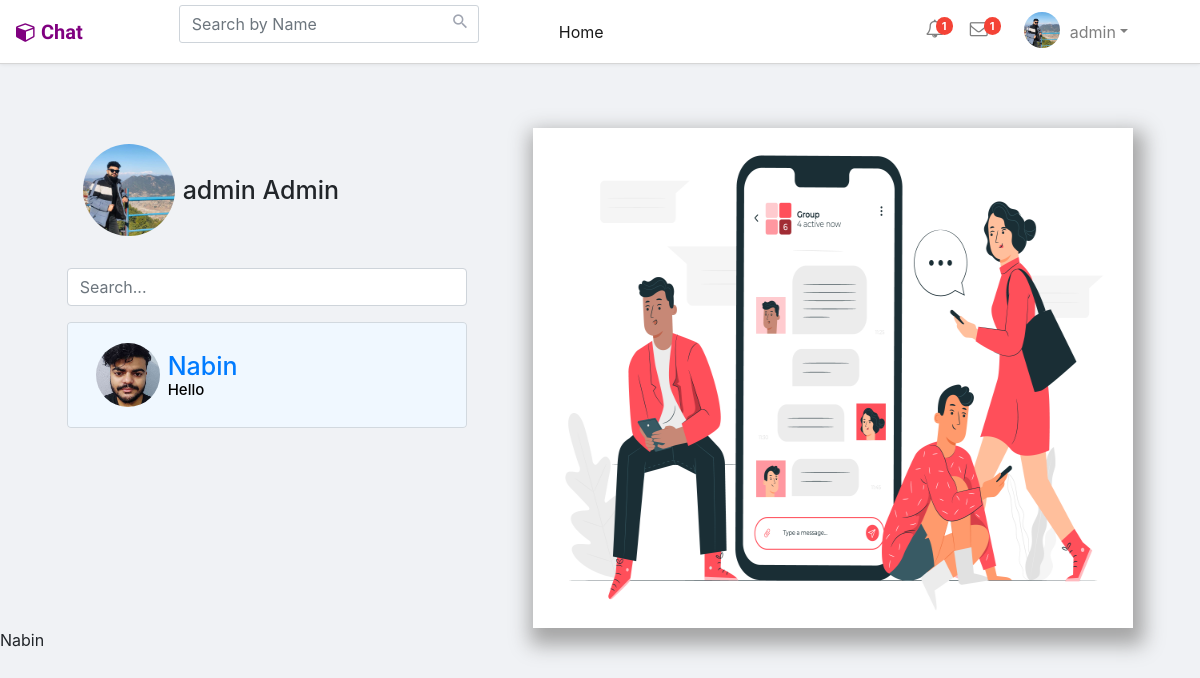
Page /client/final_one.php (signed in) on the earlier database version.
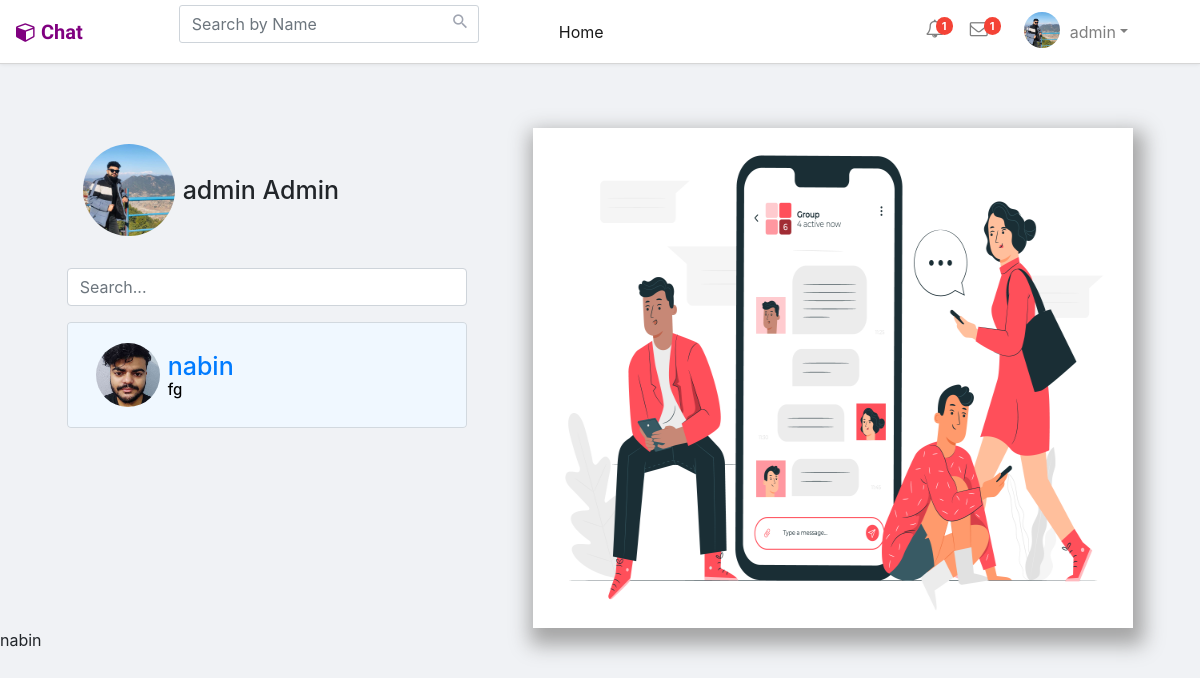
Same page on the later database version.
### tables this page shows
CREATE TABLE `users` (
  `user_id` int(11) NOT NULL,
  `name` varchar(255) NOT NULL,
  `username` varchar(255) NOT NULL,
  `lastname` varchar(200) NOT NULL,
  `gender` varchar(20) NOT NULL,
  `email` varchar(255) NOT NULL,
  `phone` int(11) NOT NULL,
  `password` varchar(1000) NOT NULL,
  `p_p` varchar(255) DEFAULT 'user-default.png',
  `c_p` varchar(255) NOT NULL,
  `last_seen` datetime NOT NULL DEFAULT current_timestamp(),
  `is_blocked` int(11) NOT NULL DEFAULT 0,
  `report` int(10) NOT NULL,
  `verification_code` varchar(255) NOT NULL,
  `verified` int(50) NOT NULL DEFAULT 0,
  `interests` varchar(500) NOT NULL
);

CREATE TABLE `chats` (
  `chat_id` int(11) NOT NULL,
  `from_id` int(11) NOT NULL,
  `to_id` int(11) NOT NULL,
  `message` text NOT NULL,
  `chat_img` varchar(255) NOT NULL,
  `opened` tinyint(1) NOT NULL DEFAULT 0,
  `is_blocked` varchar(1) NOT NULL DEFAULT '0',
  `created_at` datetime NOT NULL DEFAULT current_timestamp()
);

### server/helpers/user.php (called while the page is built)
<?php
function getUser($username, $conn){
   $sql = "SELECT * FROM users
           WHERE username=?
          ORDER BY `user_id` DESC";
   $stmt = $conn->prepare($sql);
   $stmt->execute([$username]);
   if ($stmt->rowCount() === 1) {
   	 $user = $stmt->fetch();
   	 return $user;
   }else {
   	$user = [];
   	return $user;
   }
}

### client/include.php (called while the page is built, shortened)
<?php
  if (isset($_SESSION['username'])) {
  	include '../server/db.conn.php';
  	include '../server/helpers/user.php';
  	include '../server/helpers/conversations.php';
    include '../server/helpers/last_chat.php';
  	$user = getUser($_SESSION['username'], $conn);
  	$conversations = getConversation($user['user_id'], $conn);
?>
<?php } ?>

### server/helpers/conversations.php (called while the page is built)
<?php
function getConversation($user_id, $conn){
    $sql = "SELECT * FROM conversations
            WHERE user_1=? OR user_2=?
            ORDER BY conversation_id DESC";
    $stmt = $conn->prepare($sql);
    $stmt->execute([$user_id, $user_id]);
    if($stmt->rowCount() > 0){
        $conversations = $stmt->fetchAll();
        $user_data = [];
        foreach($conversations as $conversation){
            if ($conversation['user_1'] == $user_id) {
            	$sql2  = "SELECT *
            	          FROM users WHERE user_id=?
                        ORDER BY `user_id` DESC";
            	$stmt2 = $conn->prepare($sql2);
            	$stmt2->execute([$conversation['user_2']]);
            }else {
            	$sql2  = "SELECT *
            	          FROM users WHERE user_id=?
                        ORDER BY `user_id` DESC";
            	$stmt2 = $conn->prepare($sql2);
            	$stmt2->execute([$conversation['user_1']]);
            }
            $allConversations = $stmt2->fetchAll();
            array_push($user_data, $allConversations[0]);
        }
        return $user_data;
    }else {
    	$conversations = [];
    	return $conversations;
    }
}

### server/helpers/last_chat.php (called while the page is built, shortened)
<?php
function lastChat($id_1, $id_2, $conn){
   $sql = "SELECT * FROM chats
           WHERE (from_id=? AND to_id=?)
           OR    (to_id=? AND from_id=?)
           ORDER BY chat_id DESC  ";
    $stmt = $conn->prepare($sql);
    $stmt->execute([$id_1, $id_2, $id_1, $id_2]);
    if ($stmt->rowCount() > 0) {
    	$chat = $stmt->fetch();
        return base64_decode(substr( $chat['message'],0,20));
    	return base64_decode($chat['message']);
    	return $chat['opened'];
    }else {
    	$chat = '';
    	return $chat;
    }
}
?>

### client/final_one.php (the view, shortened to what this page needs)
<?php
include 'include.php';
?>
<body>
    <?php include 'nav.php' ?>
    <div class="maincontainer" style="display: flex;     margin-top: 8pc;     justify-content: space-evenly;">
        <div style="width: 25pc; display: inline-block;">
            <div class="d-flex mb-3 p-3  justify-content-between align-items-center">
                <div class="d-flex align-items-center">
                    <img src="assets/uploads/<?= $user['p_p'] ?>" class=" image w-25 rounded-circle">
                    <h3 class=" fs-xs m-2">
                        <?= $user['name'] ?>
                        <?= $user['lastname'] ?>
                    </h3>
                </div>
            </div>
            <form class="">
                <div class="input-group mb-3">
                    <input type="text" placeholder="Search..." id="searchTextt" name="type" class="form-control round">
                </div>
                    <?php if (!empty($conversations)) { ?>
                        <?php
                        foreach ($conversations as $conversation) { ?>
                        <?php } ?>
                    <?php } else { ?>
                    <?php } ?>
            </form>
            <ul id="chatList" class="list-group mvh-50 overflow-auto" style="top:0">
                <?php if (!empty($conversations)) { ?>
                    <?php
                    foreach ($conversations as $conversation) { ?>
                        <li class="list-group-item">
                            <a href="final.php?user=<?= $conversation['username'] ?>" class="d-flex
		    			justify-content-between
		    			align-items-center p-2">
                                <div class="d-flex
		    			 align-items-center">
                                    <img src="assets/uploads/<?= $conversation['p_p'] ?>" class="w-10 rounded-circle" style="width:4pc;">
                                    <h3 class="fs-xs m-2">
                                        <?= $conversation['name'] ?><br>
                                        <div class="message" style="color:black; font-size:15px">
                                            <?php
                                            echo  lastChat($_SESSION['user_id'], $conversation['user_id'], $conn);
                                            ?>
                                        </div>
                                    </h3>
                                </div>
                            </a>
                        </li>
                    <?php } ?>
                <?php } ?>
            </ul>
        </div>
        <div class="image">
            <img src="assets/img/chatimg.jpg" alt="" srcset="" width="600" height="500">
        </div>
    </div>
</body>
</html>
<?= $conversation['name'] ?><br>

Differences in the rows shown:
changed users: name "Nabin" → "nabin"; user_id.message "Hello" → "fg"
